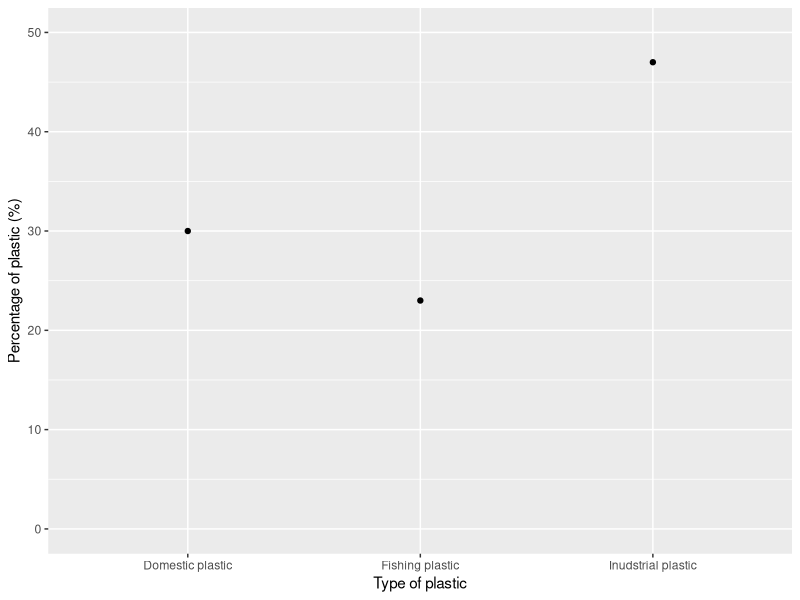
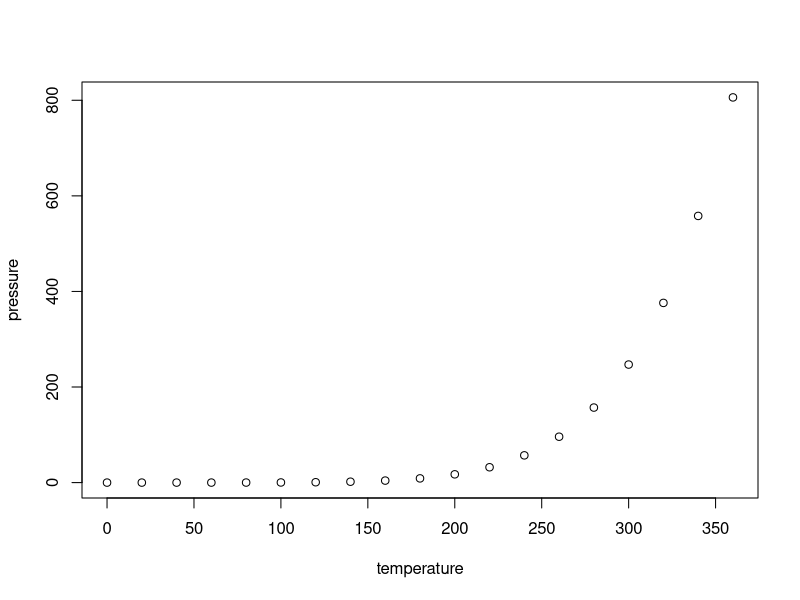

The R source for these figures, in order:
## ---- chunk 1
knitr::opts_chunk$set(echo = TRUE)
## ---- chunk 2
library(tidyverse)
library(dplyr)
library(ggplot2)
library(readxl)
Assignment_5data_ <- read_excel("Assignment_5data .xlsx", 
    col_types = c("text", "numeric"))
View(Assignment_5data_)
view(Assignment_5data_)
ggplot(data = Assignment_5data_, mapping = aes(x = Plastic_type, y = Percentage_of_plastic)) + geom_point() + labs(x = "Type of plastic", y = "Percentage of plastic (%)") + scale_y_continuous(limits = c(0, 50), breaks = c(0, 10, 20, 30, 40, 50), labels = c('0', '10', '20', '30', '40', '50'))
## ---- chunk 3
plot(pressure)
